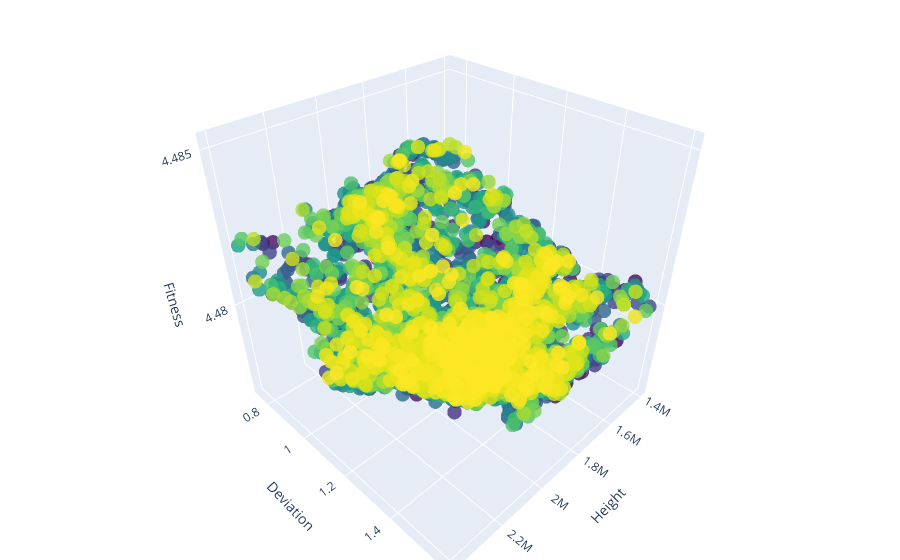

The code cell stored with this chart in its notebook:
### Code cell
filename = 'output14.txt'
config, data = parse_file(filename)
plot_generations_interactive(data)
plot_property_vs_fitness(data, 'height')
plot_property_vs_fitness(data, 'dev')
print(len(data))

# print the individual with the smallest fitness
min_fitness = float('inf')
min_individual = None
for generation, individuals in data.items():
    for individual in individuals:
        if individual['fitness'] < min_fitness:
            min_fitness = individual['fitness']
            min_individual = individual
print(min_individual)
